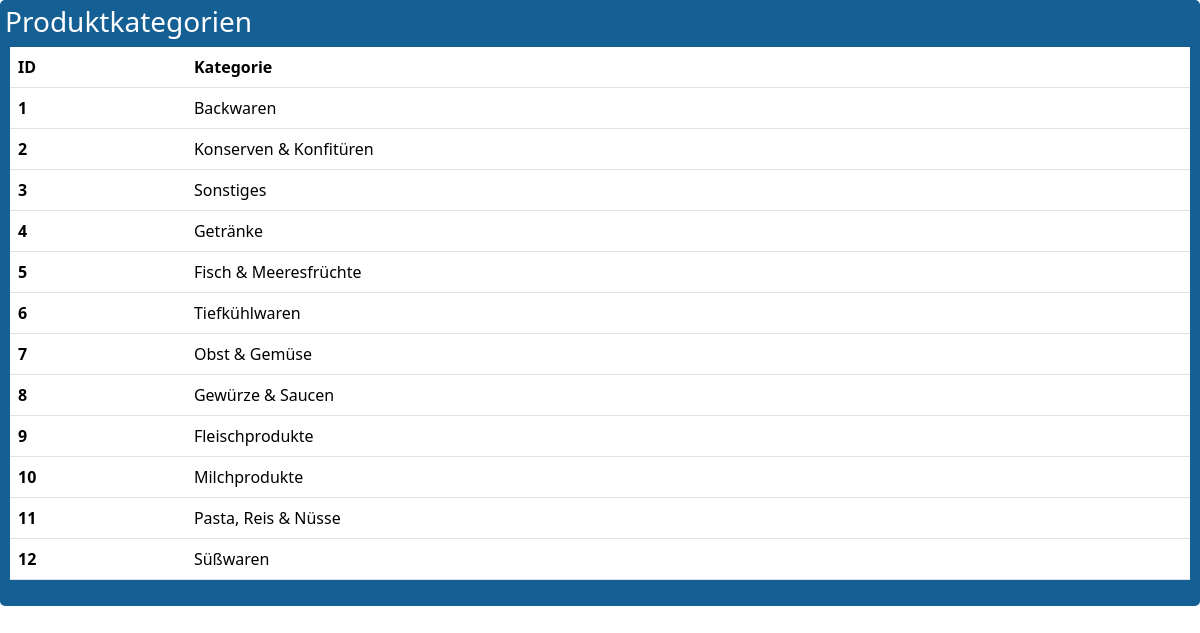
Before: /Produktkategorien with the older database file.
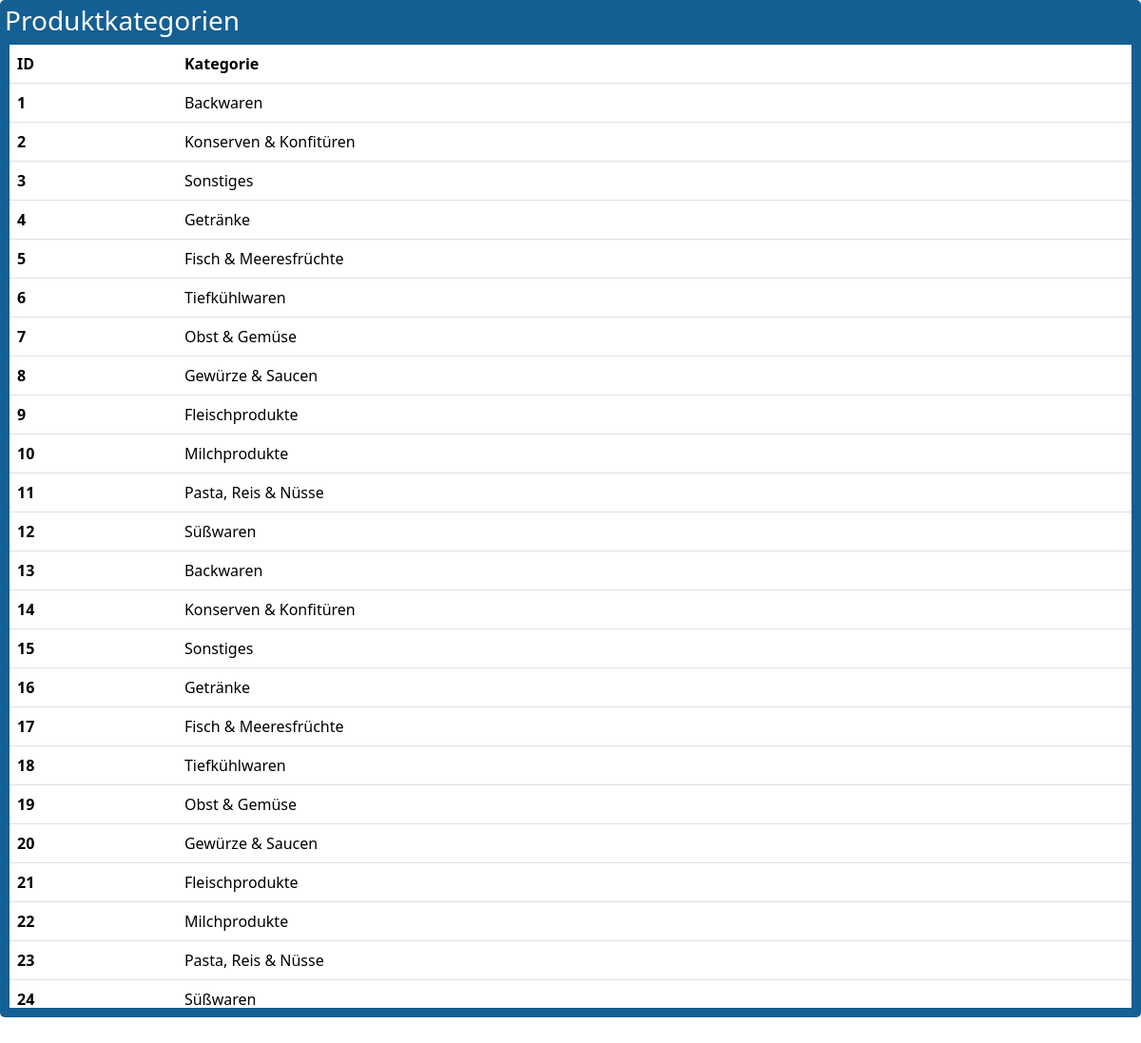
After: the same page with the newer database file.
### model.py (models this page shows)
class Produktkategorien(db.Model):
    __tablename__ = 'produktkategorien'
    ID = db.Column(db.Integer, primary_key=True)
    Kategorie = db.Column(db.String(45))

### app.py (the view)
@app.route('/Produktkategorien')
def show_produktkategorie():
    produktkategorien_entries = db.session.query(Produktkategorien).all()
    column_names = ["ID", "Kategorie"]
    return render_template('db_table_view.html',entries=produktkategorien_entries, column_names= column_names, title = "Produktkategorien")

### templates/db_table_view.html (shortened to what this page needs)
<!DOCTYPE html>
<html lang="en">
<head>
    <link rel="stylesheet" type="text/css" href="{{ url_for('static', filename='style.css') }}">
    <link href="https://cdn.jsdelivr.net/npm/bootstrap@5.3.3/dist/css/bootstrap.min.css" rel="stylesheet"
>
</head>
<body>
    <div class="main-container">
        <h3>{{title}}</h1>
        <div class = " table-container">
            <table class="table">
                <thead class="thead-light">
                <tr>
                    {% for name in column_names %}
                        <th scope="col">{{ name }}</th>
                    {% endfor %}
                </tr>
                </thead>
                <tbody>
                    {% for entry in entries %}
                        <tr>
                            {% for identifier in column_names %}
                                {% if identifier == "ID" %}
                                    <th scope="row">{{ entry.ID }}</th>
                                {% else %}
                                    <td>{{ entry[identifier]  }}</td>
                                {% endif%}
                            {% endfor %}
                        </tr>
                    {% endfor %}
                </tbody>
            </table>
        </div>
    </div>
</body>
</html>

### static/style.css (style rules this page uses)
header, body, footer { background-color: rgb(24, 115, 180); color: white; height: auto; display: flex; flex-direction: column; }
.main-container { background-color: rgb(20, 95, 148); color: white; border-radius: 5px; flex: 1; overflow-y: auto; overflow: hidden; padding: 5px; }
.table-container { overflow-y: auto; overflow-x: auto; max-width: 100%; max-height: 75vh; margin: 5px; }
.table { width: 100%; border-collapse: collapse; table-layout: auto; }
td, th { padding : 5px; overflow: hidden; text-overflow: ellipsis; }

Changed rows visible on the page:
added Produktkategorien: ID "13", Kategorie "Backwaren"
added Produktkategorien: ID "14", Kategorie "Konserven & Konfitüren"
added Produktkategorien: ID "15", Kategorie "Sonstiges"
added Produktkategorien: ID "16", Kategorie "Getränke"
added Produktkategorien: ID "17", Kategorie "Fisch & Meeresfrüchte"
added Produktkategorien: ID "18", Kategorie "Tiefkühlwaren"
added Produktkategorien: ID "19", Kategorie "Obst & Gemüse"
added Produktkategorien: ID "20", Kategorie "Gewürze & Saucen"
added Produktkategorien: ID "21", Kategorie "Fleischprodukte"
added Produktkategorien: ID "22", Kategorie "Milchprodukte"
added Produktkategorien: ID "23", Kategorie "Pasta, Reis & Nüsse"
added Produktkategorien: ID "24", Kategorie "Süßwaren"
